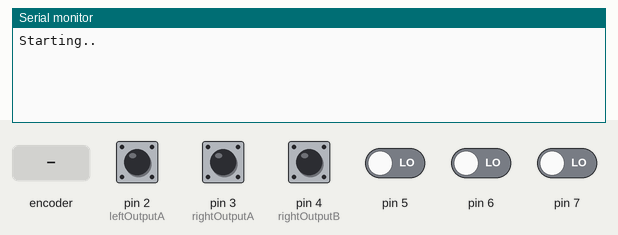
A sketch run on a simulated Arduino Uno, built with avr-gcc and run on an emulated ATmega328P. Shown: the last lines printed to the serial monitor. Inputs (shaded band) come from the test bench; at power-on: pin 2 (leftOutputA), pin 3 (rightOutputA), pin 4 (rightOutputB), pin 5–7 LOW.

Above: at 1.2 s.
1.3 s: rotary encoder on pin 2 (leftOutputA) / pin 4 (rightOutputB) turned 1 step (first pin leading)
At 2.1 s:
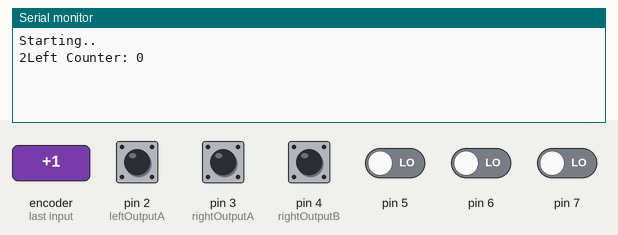
3.0 s: pin 3 (rightOutputA) pulled HIGH for 0.15 s
At 3.5 s:
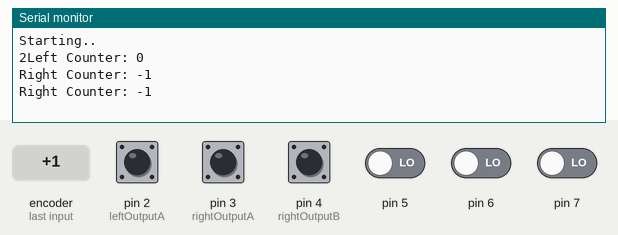
4.6 s: rotary encoder on pin 2 (leftOutputA) / pin 4 (rightOutputB) turned 1 step (first pin leading)
At 5.9 s:
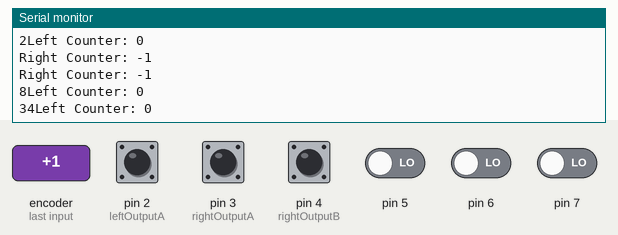

Measured:
- after the input at 1.3 s, the serial monitor: prints a new line after 0.05 s (image 1)
- after the input at 3.0 s, the serial monitor: prints a new line at once (image 2)
- after the input at 4.6 s, the serial monitor: prints a new line at once (image 3)

The sketch:

interrupt.ino
```cpp
volatile long right_enc_count = 0;
volatile long left_enc_count = 0;

// goes digital pins go 0 1 2 3 4 5 6 7
// 2 and 3 are interrupt pins
// left wheel takes 1 for leftOutputB and 2 for leftOutputA
// right wheel takes 3 for RightoutpuA and 4 for rightoutputB??? i think
// the right side IR closest to the front goes to 3, the IR closest to the back goes to 4
#define rightOutputA 3
#define rightOutputB 4

//the left side closest to the front is in pin 2, the ir further in the back is in pin 1
#define leftOutputA 2
#define leftOutputB 1


void setup() {
  // put your setup code here, to run once:

  //pin 2 is interrupt int 0
  //pin 3 is interrupt int 1
  attachInterrupt(0,left_encoder_isr, CHANGE);
  attachInterrupt(1,right_encoder_isr, CHANGE);
  pinMode(rightOutputA, INPUT);
  pinMode(rightOutputB, INPUT);
  pinMode(leftOutputA, INPUT);
  pinMode(leftOutputB, INPUT);

//  digitalWrite(leftOutputA, HIGH);
  Serial.begin(115200);
  Serial.println("Starting..");
}

void loop() {
  // put your main code here, to run repeatedly:
  while(1);
}

void left_encoder_isr() {
    static int8_t left_lookup_table[] = {0,0,0,-1,0,0,1,0,0,1,0,0,-1,0,0,0};
    static uint8_t left_enc_val = 0;

    left_enc_val = left_enc_val << 2;
    //PIND reads all pin inputs from pins 0 to 7, our pins of interest are pins 3 and 4 for the left wheel
    left_enc_val = left_enc_val | ((PIND & 0b110) >> 1);
    Serial.print(left_enc_val);
    left_enc_count = left_enc_count + left_lookup_table[left_enc_val & 0b1111];
    Serial.println("Left Counter: " + String(left_enc_count));
}


void right_encoder_isr() {

  static int8_t lookup_table[] = {0,0,0,-1,0,0,1,0,0,1,0,0,-1,0,0,0};
    static uint8_t right_enc_val = 0;

    right_enc_val = right_enc_val << 2;
    //PIND reads all pin inputs from pins 0 to 7, our pins of interest are pins 3 and 4 for the right wheel
    right_enc_val = right_enc_val | ((PIND & 0b11000) >> 3);
    right_enc_count = right_enc_count + lookup_table[right_enc_val & 0b1111];
    Serial.println("Right Counter: " + String(right_enc_count));
}
```
